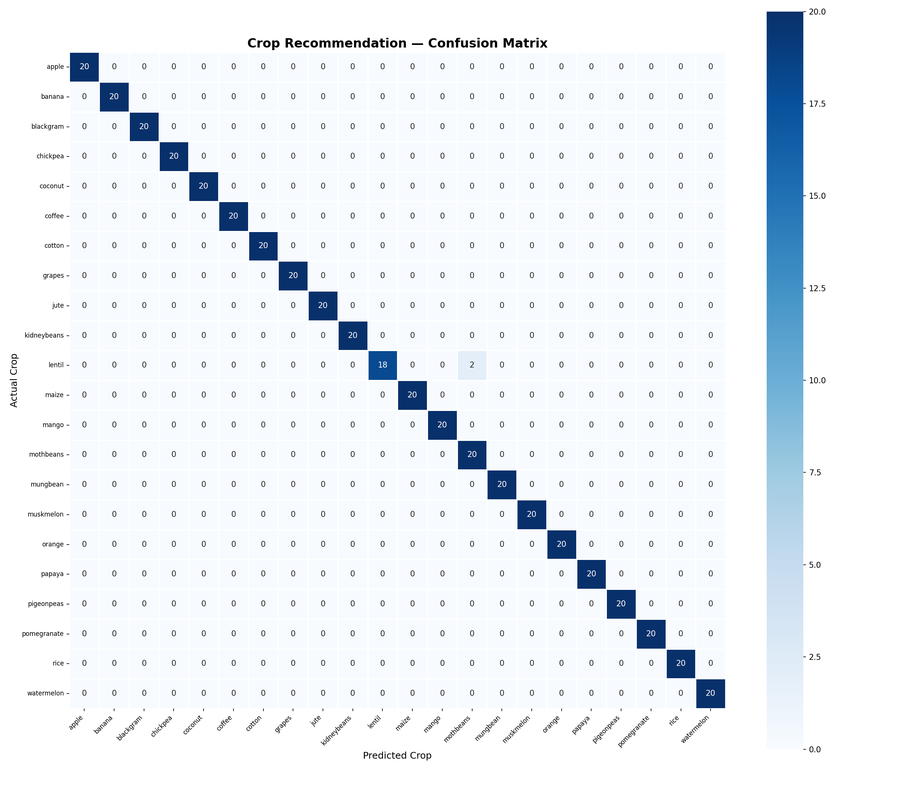
#> input picture crop_model/reports/confusion_matrix.png, 898 x 786 px, shrunk from 2400 x 2100 before the run
$ python -i image_quality.py   (imports and definitions only)   (older library calls are emulated)
#> lines starting #> are read from the running program, lines starting #| are printed output that depends on the picture
"""
Image Quality Checker — Pre-processing Module
================================================
Validates input image quality before feeding to the model.

Checks
------
  • Blur detection using Laplacian variance
  • Low brightness detection via mean luminance
  • Image size / resolution validation
  • Returns human-readable warnings

Author  : Smart Agriculture AI Team
Version : 1.0.0
"""

from __future__ import annotations

import os
import logging
from typing import Dict, List, Tuple

import cv2
import numpy as np

logger = logging.getLogger("plant_doctor.image_quality")


# ═══════════════════════════════════════════════════════════════
# CONFIGURABLE THRESHOLDS
# ═══════════════════════════════════════════════════════════════

BLUR_THRESHOLD: float = 100.0        # Laplacian variance < this → blurry
BRIGHTNESS_LOW: float = 40.0         # Mean luminance < this → too dark
BRIGHTNESS_HIGH: float = 240.0       # Mean luminance > this → overexposed
MIN_RESOLUTION: int = 64             # Minimum dimension in pixels
SATURATION_LOW: float = 20.0         # Mean saturation < this → washed out


class ImageQualityChecker:
    """
    Performs pre-inference quality assessment on leaf images.

    Parameters
    ----------
    blur_threshold : float
        Laplacian variance cutoff. Lower = more blur tolerance.
    brightness_low : float
        Mean luminance below this triggers a 'too dark' warning.
    brightness_high : float
        Mean luminance above this triggers an 'overexposed' warning.
    min_resolution : int
        Minimum width/height in pixels.
    """

    def __init__(
        self,
        blur_threshold: float = BLUR_THRESHOLD,
        brightness_low: float = BRIGHTNESS_LOW,
        brightness_high: float = BRIGHTNESS_HIGH,
        min_resolution: int = MIN_RESOLUTION,
    ) -> None:
        self.blur_threshold = blur_threshold
        self.brightness_low = brightness_low
        self.brightness_high = brightness_high
        self.min_resolution = min_resolution

    def check(self, image_path: str) -> Dict:
        """
        Assess image quality.

        Parameters
        ----------
        image_path : str
            Absolute path to the input image.

        Returns
        -------
        dict
            passed   : bool   — True if image passes all checks
            warnings : list   — Human-readable warning messages
            metrics  : dict   — Raw quality metrics
        """
        warnings: List[str] = []
        metrics: Dict = {}

        if not os.path.isfile(image_path):
            return {
                "passed": False,
                "warnings": ["Image file not found"],
                "metrics": {},
            }

        # Load image
        img = cv2.imread(image_path)
#> img is the input picture: shape (786, 898, 3); mean B, G, R 246.5, 241.4, 236.4
        if img is None:
            return {
                "passed": False,
                "warnings": ["Cannot read image — file may be corrupted"],
                "metrics": {},
            }

        h, w = img.shape[:2]
#> h = 786; w = 898
        metrics["width"] = w
        metrics["height"] = h

        # ── Resolution Check ──────────────────────────────────
        if w < self.min_resolution or h < self.min_resolution:
            warnings.append(
                f"Image resolution too low ({w}×{h}). "
                f"Minimum {self.min_resolution}×{self.min_resolution} recommended."
            )

        # ── Blur Detection (Laplacian Variance) ───────────────
        gray = cv2.cvtColor(img, cv2.COLOR_BGR2GRAY)
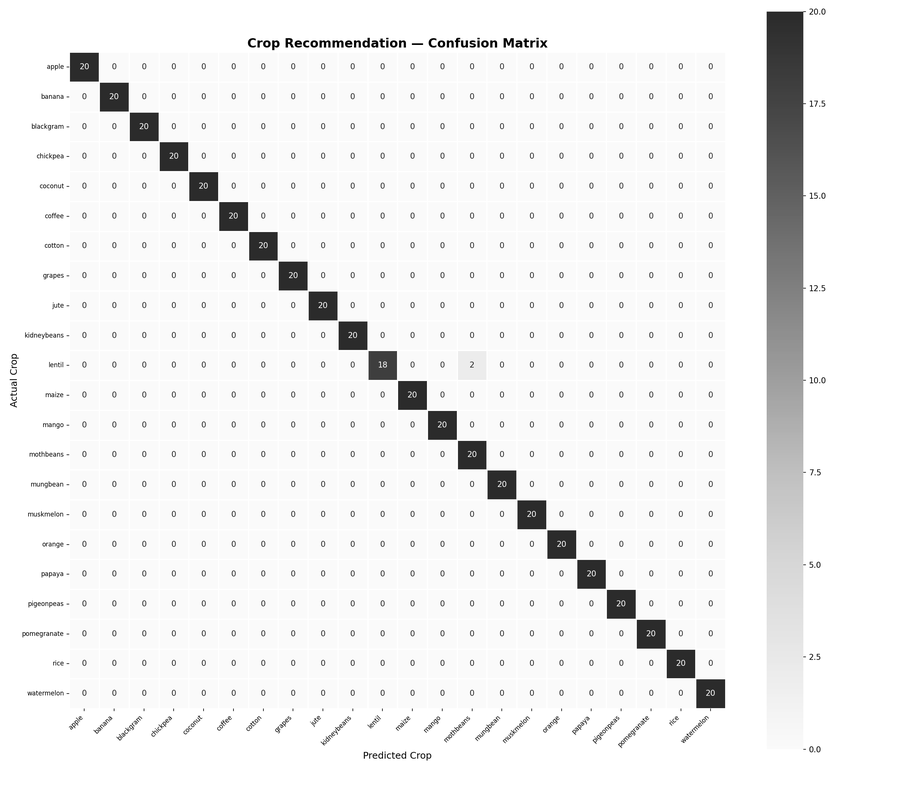
#> gray: shape (786, 898); min 0, max 255, mean 240.4
        laplacian_var = cv2.Laplacian(gray, cv2.CV_64F).var()
#> laplacian_var = 2022.4
        metrics["blur_score"] = round(float(laplacian_var), 2)

        if laplacian_var < self.blur_threshold:
            warnings.append(
                f"Image appears blurry (sharpness: {laplacian_var:.1f}, "
                f"threshold: {self.blur_threshold}). "
                f"Please retake with a clearer, focused photo."
            )

        # ── Brightness Detection ──────────────────────────────
        hsv = cv2.cvtColor(img, cv2.COLOR_BGR2HSV)
#> hsv: shape (786, 898, 3); mean H, S, V 66.7, 14.9, 246.5
        mean_brightness = float(hsv[:, :, 2].mean())
#> mean_brightness = 246.5
        metrics["brightness"] = round(mean_brightness, 2)

        if mean_brightness < self.brightness_low:
            warnings.append(
                f"Image is too dark (brightness: {mean_brightness:.1f}). "
                f"Use better lighting for accurate detection."
            )
        elif mean_brightness > self.brightness_high:
            warnings.append(
                f"Image appears overexposed (brightness: {mean_brightness:.1f}). "
                f"Reduce direct light or flash."
            )

        # ── Saturation Check (washed-out colors) ──────────────
        mean_saturation = float(hsv[:, :, 1].mean())
#> mean_saturation = 14.85
        metrics["saturation"] = round(mean_saturation, 2)

        if mean_saturation < SATURATION_LOW:
            warnings.append(
                f"Image colors appear washed out (saturation: {mean_saturation:.1f}). "
                f"Ensure the leaf is well-lit with natural colors."
            )

        # ── Overall verdict ───────────────────────────────────
        passed = len(warnings) == 0
#> passed = False

        if warnings:
            logger.warning(
                f"Image quality issues detected for {os.path.basename(image_path)}: "
                f"{'; '.join(warnings)}"
            )

        return {
            "passed": passed,
            "warnings": warnings,
            "metrics": metrics,
        }

>>> result = ImageQualityChecker().check('../../crop_model/reports/confusion_matrix.png')
#> result = 3 items

$ run again, on crop_model/reports/feature_importance.png
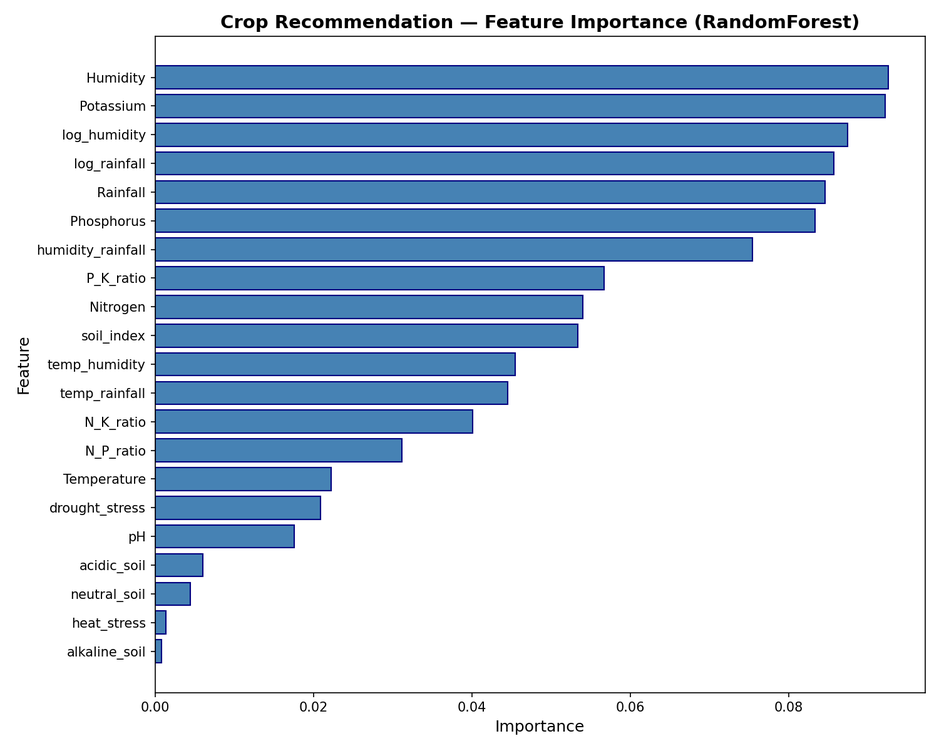
#> input picture crop_model/reports/feature_importance.png, 939 x 751 px, shrunk from 1500 x 1200 before the run
#> in check, img is the input picture: shape (751, 939, 3); mean B, G, R 228.4, 212.3, 197.8
#> in check, `gray = cv2.cvtColor(img, cv2.COLOR_BGR2GRAY)`:
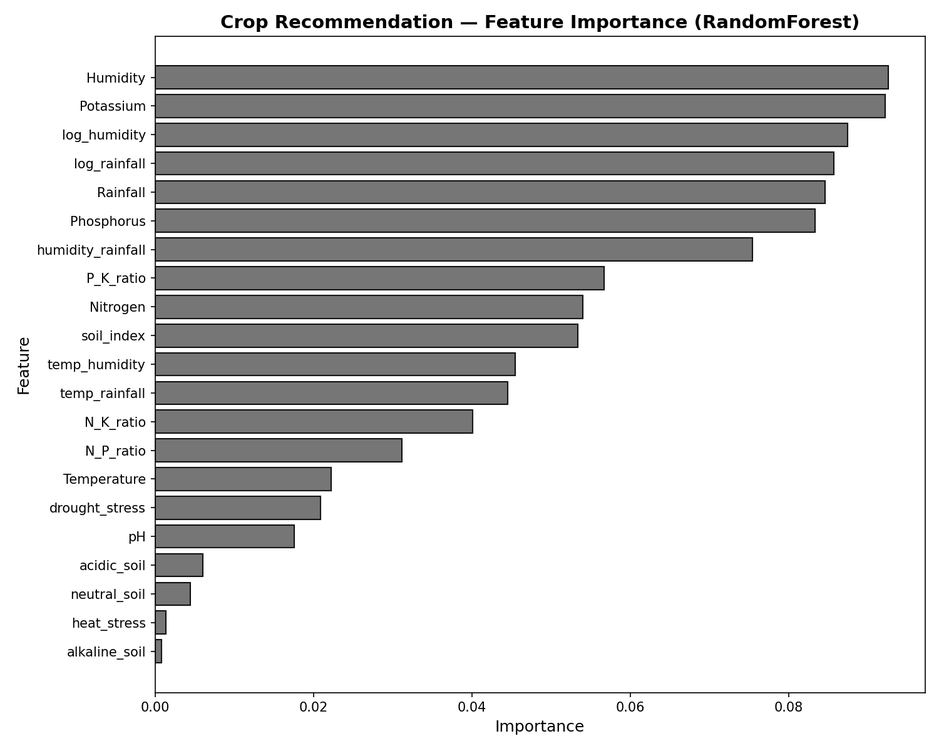
#> gray: shape (751, 939); min 0, max 255, mean 209.9
#> laplacian_var = 4535.9
#> hsv: shape (751, 939, 3); mean H, S, V 32.2, 45.2, 228.4
#> mean_brightness = 228.4
#> mean_saturation = 45.22
#> result = 3 items
